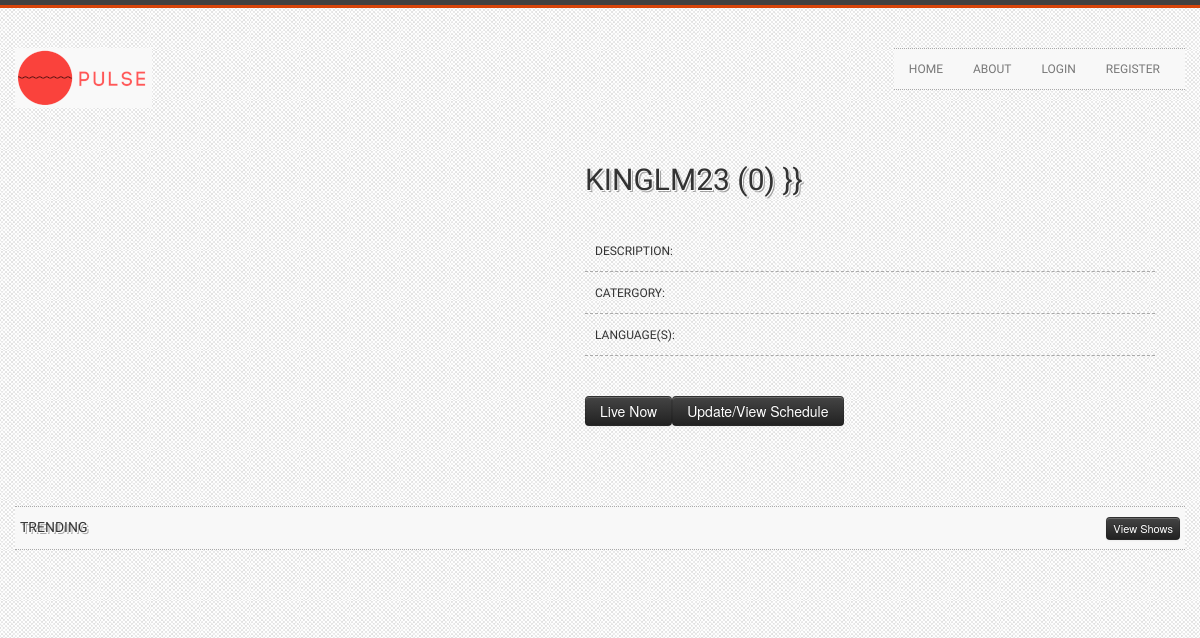
Page /user/KingLM23 on the earlier database version.
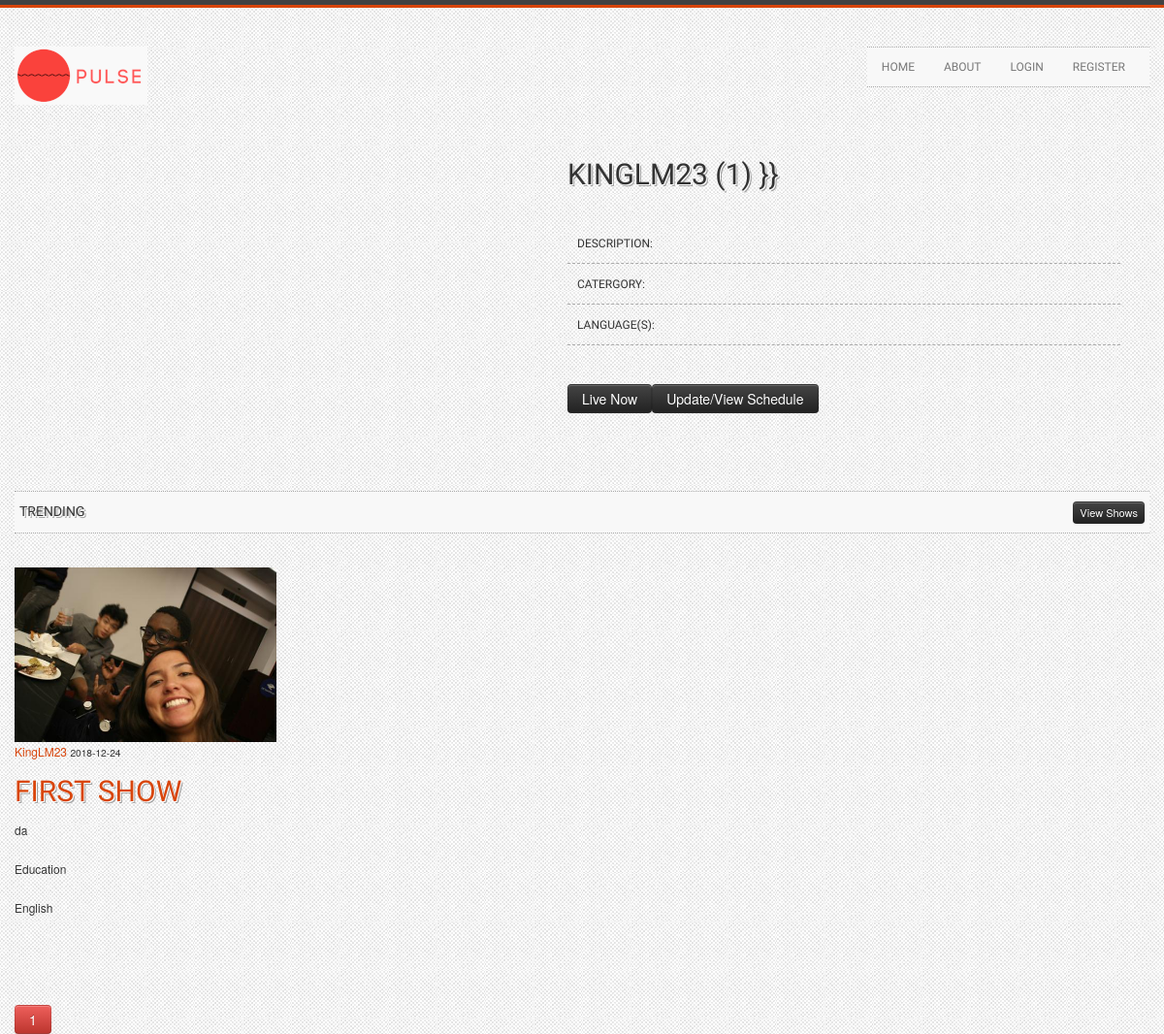
Same page on the later database version.
### flask_platform/models.py (models this page shows, shortened)
class User(db.Model, UserMixin):
    id = db.Column(db.Integer, primary_key=True)
    username = db.Column(db.String(20), unique=True, nullable=False)
    email = db.Column(db.String(120), unique=True, nullable=False)
    image_file = db.Column(db.String(20), nullable=False, default='default.jpeg')
    password = db.Column(db.String(60), nullable=False)
    about = db.Column(db.String(200), unique=False, nullable=False)
    country  = db.Column(db.String(40), unique=False, nullable=False)
    languages = db.Column(db.String(120), unique=False, nullable=False)
    shows = db.relationship('Show', backref='author', lazy=True)

class Show(db.Model):
    id = db.Column(db.Integer, primary_key=True)
    title = db.Column(db.String(100), nullable=False)
    date_posted = db.Column(db.DateTime, nullable=False, default=datetime.utcnow)
    description = db.Column(db.Text, nullable=False)
    category = db.Column(db.Text, nullable=False)
    show_language = db.Column(db.Text, nullable=False)
    user_id = db.Column(db.Integer, db.ForeignKey('user.id'), nullable=False)

### flask_platform/routes.py (the view)
@app.route("/user/<string:username>")
def user_posts(username):
    page = request.args.get('page', 1, type=int)
    user = User.query.filter_by(username=username).first_or_404()
    shows = Show.query.filter_by(author=user)\
        .order_by(Show.date_posted.desc())\
        .paginate(page=page, per_page=5)
    return render_template('user_shows.html', shows=shows, user=user)

### flask_platform/templates/user_shows.html (shortened to what this page needs)
{% extends "layout.html" %}
{% block content %}
    <div class="row headline">
        <div class="row">
                <div class="span6">
                </div>
                <div class="span6">
                    <h2>{{ user.username }} ({{ shows.total }}) }}</h2>
                    <ul class="project-info">
                        <li><h6>Description:</h6></li>
                        <li><h6>Catergory:</h6></li>
                        <li><h6>Language(s):</h6></li>
                    </ul>
                    <button class="btn btn-inverse pull-left" type="button">Live Now</button>
                    <button class="btn btn-inverse pull-left" type="button">   Update/View Schedule</button>
                </div>
            </div>
    </div>
    <div class="row gallery-row">
    	<div class="span12">
            <h5 class="title-bg">Trending
                <button class="btn btn-mini btn-inverse hidden-phone" type="button">View Shows</button>
            </h5>
            <div class="row clearfix no-margin">
            <ul class="gallery-post-grid holder">
	                    {% for show in shows.items %}
	                    <li  class="span3 gallery-item" data-id="id-1" data-type="illustration">
	                        <article class="media content-section">
					          <img class="rounded-circle article-img" src="{{ url_for('static', filename='profile_pics/' + show.author.image_file) }}">
					          <div class="media-body">
					            <div class="article-metadata">
					              <a class="mr-2" href="{{ url_for('user_shows', username=show.author.username) }}">{{ show.author.username }}</a>
					              <small class="text-muted">{{ show.date_posted.strftime('%Y-%m-%d') }}</small>
					            </div>
					            <h2><a class="article-title" href="{{ url_for('show', show_id=show.id) }}">{{ show.title }}</a></h2>
					            <p class="article-content">{{ show.description }}</p>
					            <p class="article-content">{{ show.category }}</p>
					            <p class="article-content">{{ show.show_language }}</p>
					          </div>
					        </article>
	                    </li>
                </ul>
                </div>
            </div>
    </div>
    {% endfor %}
    {% for page_num in shows.iter_pages(left_edge=1, right_edge=1, left_current=1, right_current=2) %}
      {% if page_num %}
        {% if shows.page == page_num %}
          <a class="btn btn-danger mb-4" href="{{ url_for('user_shows', username=user.username, page=page_num) }}">{{ page_num }}</a>
        {% else %}
          <a class="btn btn-outline-danger mb-4" href="{{ url_for('user_shows', username=user.username, page=page_num) }}">{{ page_num }}</a>
        {% endif %}
      {% else %}
        ...
      {% endif %}
    {% endfor %}
{% endblock content %}

### flask_platform/templates/layout.html (shortened to what this page needs)
<!DOCTYPE html>
<html xmlns="http://www.w3.org/1999/xhtml">
<head>
	<link rel="stylesheet" href= "{{ url_for('static', filename='bootstrap.css') }}">
	<link rel="stylesheet" href= "{{ url_for('static', filename='bootstrap-responsive.css') }}">
	<link rel="stylesheet" href= "{{ url_for('static', filename='prettyPhoto.css') }}">
	<link rel="stylesheet" href= "{{ url_for('static', filename='flexslider.css') }}">
	<link rel="stylesheet" href= "{{ url_for('static', filename='custom-styles.css') }}">
</head>
<body class="home">
	<div class="color-bar-1"></div>
    <div class="color-bar-2 color-bg"></div>
    <div class="container">
      <div class="row header">
        <div class="span5 logo">
        	<a href="{{ url_for('home') }}"><img src="{{ url_for('static', filename='logos/red_logo.png') }}" alt="" /></a>
        </div>
        <div class="span7 navigation">
            <div class="navbar hidden-phone">
            <ul class="nav">
	            <li><a href="{{ url_for('home') }}">Home</a></li>
	            <li><a href="{{ url_for('about') }}">About</a></li>
	            {% if current_user.is_authenticated %}
	            	<li><a href="{{ url_for('new_show') }}">Create a Show</a></li>
	            	<li><a href="{{ url_for('account') }}">Account</a></li>
	            	<li><a href="{{ url_for('logout') }}">Logout</a></li>
              	{% else %}
              		<li><a href="{{ url_for('login') }}">Login</a></li>
	            	<li><a href="{{ url_for('register') }}">Register</a></li>
              	{% endif %}
            </ul>
            </div>
        </div>
      </div>
      {% block content %}{% endblock %}
</body>
</html>

### flask_platform/static/custom-styles.css (style rules this page uses)
html, body { font-size:12px; line-height:18px; height: 100%; }
body { background: #f9f9f9 url(../img/page-bg-1.jpg); }
h1, h2, h3, h4 , h5, h6 { font-family: "Oswald", sans-serif; font-weight: normal; text-transform:uppercase; }
h1, h2, h3, h4, h5 { text-shadow: 1px 1px 0 #fdfdfd, 2px 2px 0 rgba(81, 81, 81, 0.5), 0 0 1px #fdfdfd; }
h1.title-bg, h2.title-bg, h3.title-bg, h4.title-bg , h5.title-bg, h6.title-bg { background:#f8f8f8; padding:10px 5px; margin: 0px 0px 20px 0px; border-bottom: 1px dotted #a9a9a9; border-top: 1px dotted #a9a9a9; }
h5.title-bg button { float: right; text-transform: none; margin-left:5px; }
a, a:hover { color:#d8450b; }
p { margin-bottom: 20px; }
.logo { margin-top:40px; }
.logo img { padding-right:20px; }
.headline { margin-bottom:20px; }
.navigation { margin-top:40px; }
.navigation .navbar { float:right; background:#f8f8f8; border-bottom: 1px dotted #a9a9a9; border-top: 1px dotted #a9a9a9; }
.navbar .nav > li > a { font-family: "Oswald", sans-serif; font-weight: normal; text-shadow: none; text-transform:uppercase; font-size:12px; padding: 10px 15px 10px; }
.gallery-item { margin-bottom:15px; margin-top:15px; }
.project-info { margin: 0px 0px 40px 0px; }
.project-info li { list-style: none; border-bottom: 1px dashed #a9a9a9;; padding: 10px; }
.project-info li h6 { display: inline; margin-right: 5px; }
.gallery-post-grid { margin:0px; }
.gallery-post-grid li { list-style: none; float: left; margin-bottom: 30px; }
.row { margin-bottom:40px; }
.no-margin { margin-bottom:0px; }
.color-bg { background:#d8450b; }
.color-bar-1, .color-bar-2 { width:100% }
.color-bar-1 { background:#414141; height:5px; }
.color-bar-2 { height:3px; }

Differences in the rows shown:
added Show: image_file (picture), author.username "KingLM23", date_posted "2018-12-24", title "FIRST SHOW", description "da", category "Education", show_language "English"
Other differences:
{{ shows.total }}: "0" → "1"
new list line: "1"
